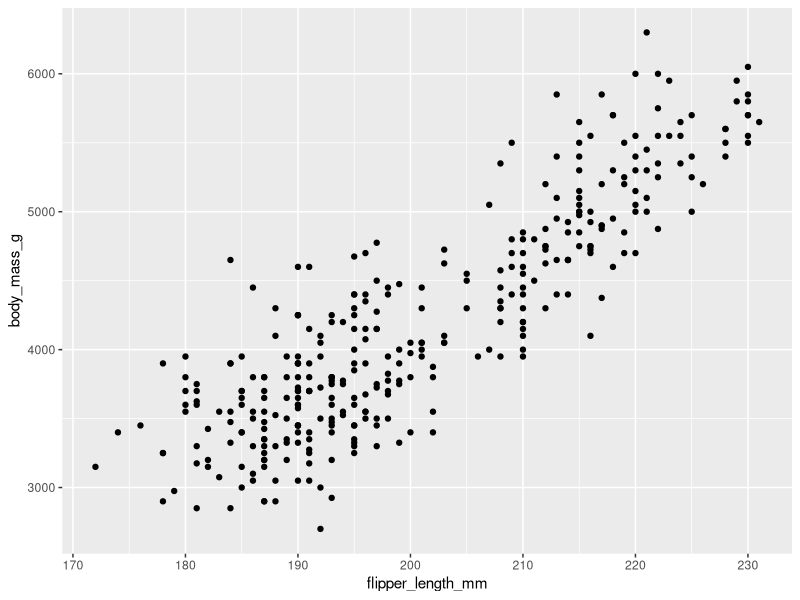
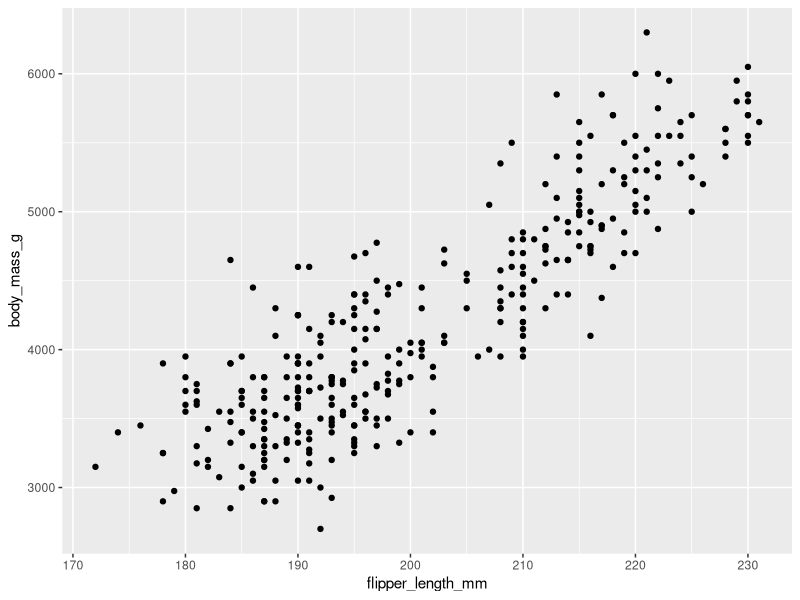
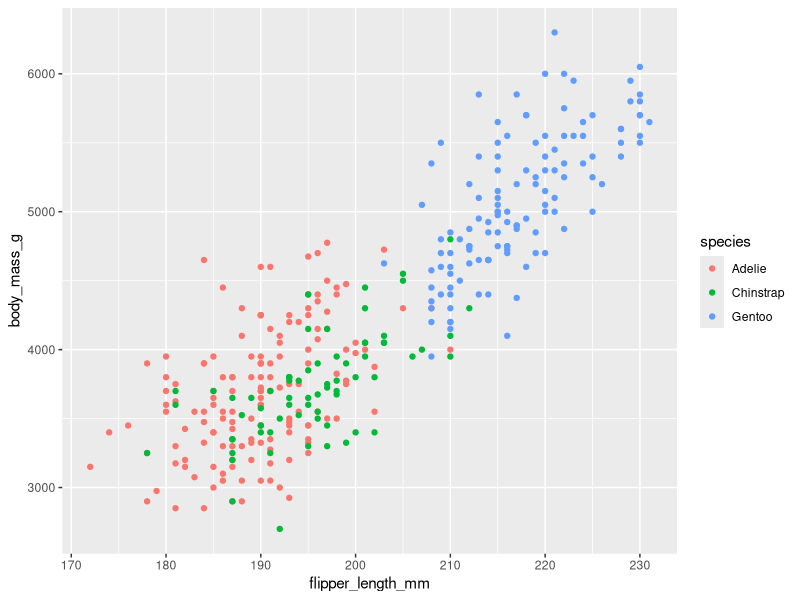
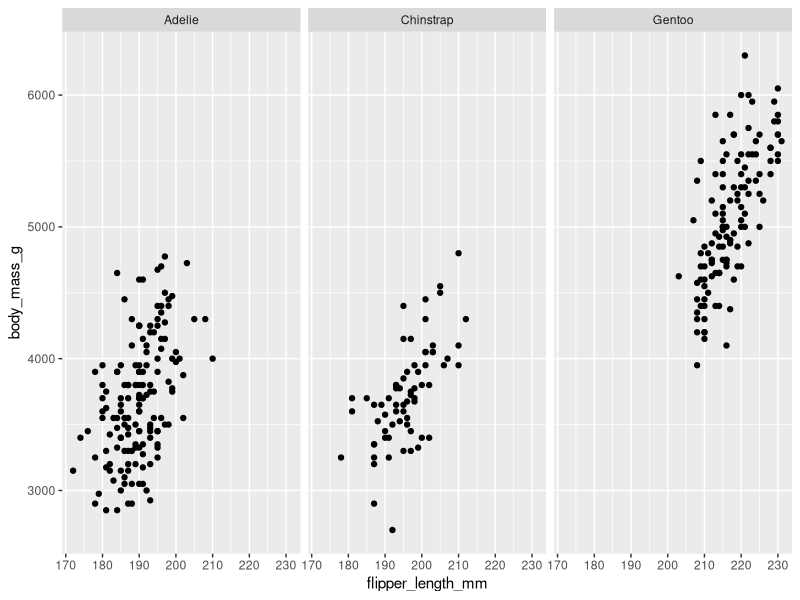
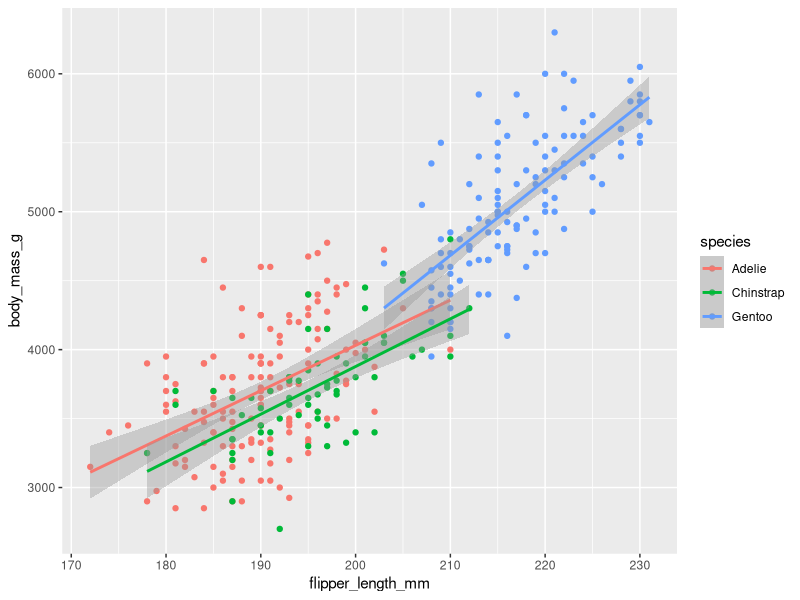
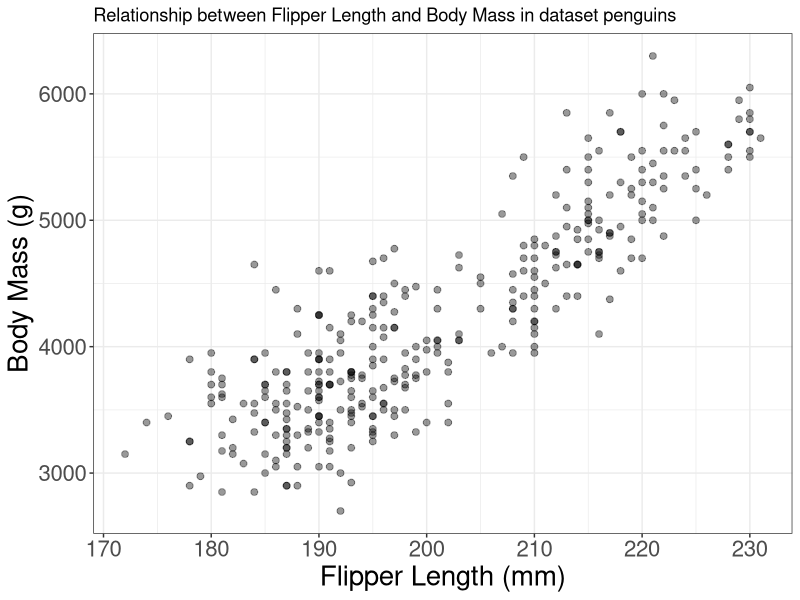

These figures' R source, in order:
## ---- chunk 1
install.packages("palmerpenguins", repos = "https://cloud.r-project.org")

library(ggplot2)
library(palmerpenguins)
data(package = 'palmerpenguins')
head(penguins)
## ---- chunk 2
ggplot(penguins, aes(x = flipper_length_mm, y = body_mass_g)) +
  geom_point()
## ---- chunk 3
ggplot(data = penguins, 
    aes(
      x = flipper_length_mm, 
      y = body_mass_g 
      )) + 
geom_point()
## ---- chunk 4
ggplot(data = penguins,
       aes(x = flipper_length_mm,
           y = body_mass_g,
           color = species)) +
  geom_point()
## ---- chunk 5
ggplot(data = penguins,
       aes(x = flipper_length_mm,
           y = body_mass_g)) +
  geom_point() +
  facet_wrap(~ species)
## ---- chunk 6
ggplot(
  data = penguins,
  mapping = aes(x = flipper_length_mm,
                y = body_mass_g,
                color = species)
) +
  geom_point() +
  geom_smooth(method = "lm")

## ---- chunk 7
ggplot(data = penguins,
       aes(x = flipper_length_mm,
           y = body_mass_g)) +
  geom_point(size = 2, alpha = 0.4) + 
  labs(title = "Relationship between Flipper Length and Body Mass in dataset penguins",
       x = "Flipper Length (mm)",
       y = "Body Mass (g)") +
  theme_bw() +
  theme(axis.title = element_text(size = 20),
        axis.text = element_text(size = 16),
        legend.position = "bottom")

